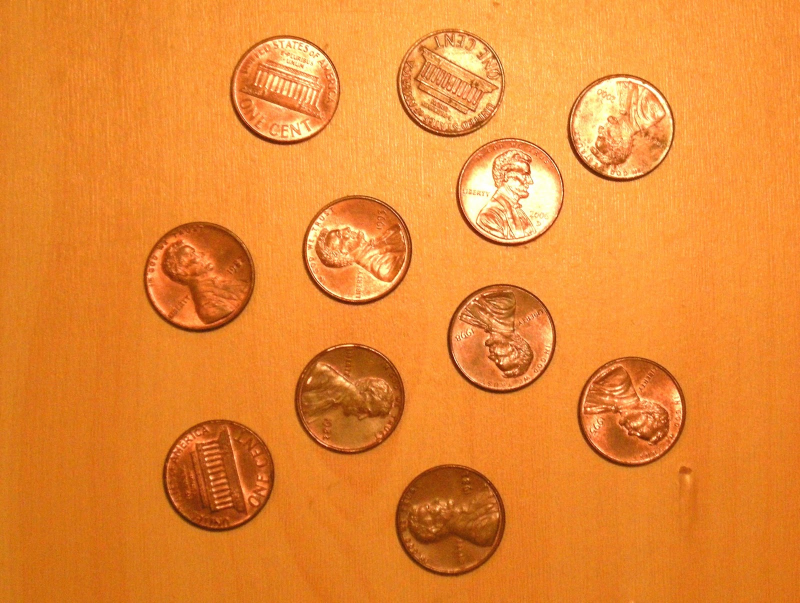
#> input picture coins.jpg, 1600 x 1206 px (shown at 1/2 size)
$ python opencv_writeOnImg.py
#> lines starting #> are read from the running program, lines starting #| are printed output that depends on the picture
# -*- coding: utf-8 -*-
"""
Practicing writing on images using OpenCV
Created on Tue Jun 06 01:59:13 2017

@author: clemenj
"""

import cv2
import numpy as np
import matplotlib.pyplot as plt

img = cv2.imread('coins.jpg',cv2.IMREAD_COLOR)
#> img is the input picture: shape (1206, 1600, 3); mean B, G, R 49.8, 136.8, 231.8

cv2.line(img,(0,0),(150,150), (255,0,255),15) #image,startpt, endpt, color (bgr), line width
cv2.rectangle(img, (15,25),(200,150), (255,255,0),5)
cv2.circle(img, (600,63), 55, (0,0,0),-1) #image,center,radius,color, -1=fill in shape

#create polyons
points = np.array([[310,305],[320,330],[370,320],[350,310]], np.int32)
points = points.reshape((-1,1,2)) #reshape the array to 1 by 2
cv2.polylines(img, [points],True,(255,0,0),3) #image,numpy array of points, boolean: last point connect to first, color, line weight
#> img: shape (1206, 1600, 3); mean B, G, R 50.3, 135.9, 230.1

#write text
font = cv2.FONT_HERSHEY_COMPLEX
cv2.putText(img,'Hello World!',(400,500),font,1,(255,255,255),2) #image,text,location,font size,color, thickness,anti-aliasing
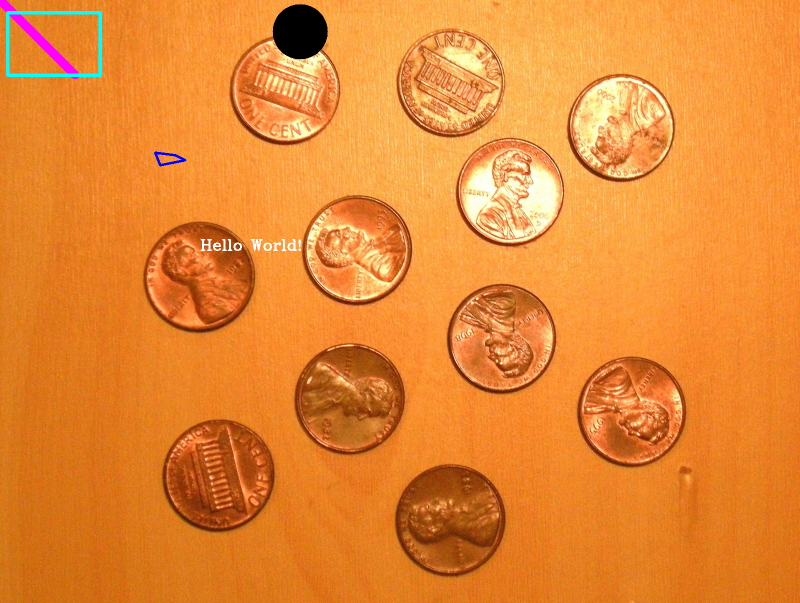
#> img: shape (1206, 1600, 3) (shown at 1/2 size); mean B, G, R 50.5, 136.1, 230.1

#show image
cv2.imshow('image',img)
cv2.waitKey(0)
cv2.destroyAllWindows()

cv2.imwrite('coinsDrawn.png',img)
